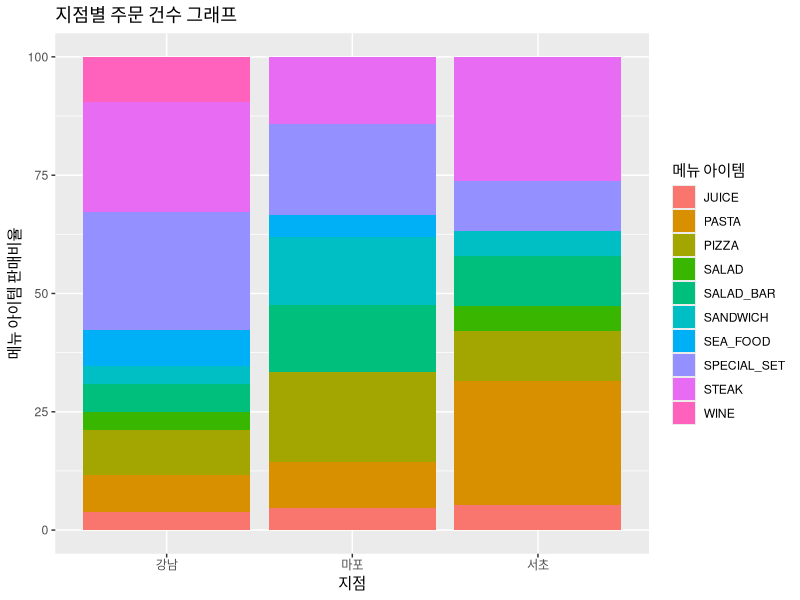

Write the R code that produced this figure.
library(readxl)
library(dplyr)
library(ggplot2)

customer_r <- read_excel("customer_r.xlsx")
reservation_r <- read_excel("reservation_r.xlsx")
order_info_r <- read_excel("order_info_r.xlsx")
item_r <- read_excel("item_r.xlsx")

# 열 이름이 대문자로 인식되는 것을 소문자로 변경 
colnames(customer_r) <- tolower(colnames(customer_r))
colnames(reservation_r) <- tolower(colnames(reservation_r))
colnames(order_info_r) <- tolower(colnames(order_info_r))
colnames(item_r) <- tolower(colnames(item_r))



# 더 맛있는 요리하기: 멤버십 기획 프로젝트
# 빈도 분석(frequency analysis): 데이터 빈도나 분포 등 대략적인 특성을 알아보는 분석 방법

table(reservation_r$branch)
head(reservation_r)

no_cancel_data <- reservation_r %>% filter(cancel == "N")
table(no_cancel_data$branch)

df_f_join_1 <- inner_join(reservation_r, order_info_r, by = "reserv_no")
df_f_join_2 <- inner_join(df_f_join_1, item_r, by = "item_id")
head(df_f_join_2)

df_branch_sales <- df_f_join_2 %>%
                   filter(branch == "강남" | branch == "마포" | branch == "서초") %>%
                   group_by(branch, product_name) %>%           # 부서 이름과 메뉴 이름으로 그룹화
                   summarise(sales_amt = sum(sales) / 1000)     # 매출 합산
df_branch_sales

# reserv_no를 키로 예약, 주문 테이블 연결
df_f_join_1 <- inner_join(reservation_r, order_info_r, by = "reserv_no")

# item_id를 키로 df_f_join_1, 메뉴 정보 테이블 연결
df_f_join_2 <- inner_join(df_f_join_1, item_r, by = "item_id")

# 주요 지점만 선택
df_branch_items <- df_f_join_2 %>% 
filter(branch == "강남" | branch == "마포" | branch == "서초")

# 교차 빈도표 생성
table(df_branch_items$branch, df_branch_items$product_name)

# 데이터 프레임 형태로 구조형 변환
df_branch_items_table <- as.data.frame(table(df_branch_items$branch, df_branch_items$product_name))

# 데이터 분석을 위해 데이터 가공
df_branch_items_percent <- df_branch_items_table %>%
                           group_by(df_branch_items_table$Var1) %>%
                           mutate(percent_items = Freq/sum(Freq) * 100) # 주문 비율을 계산해서 열 생성 

# 누적 막대 그래프를 그려 gg 변수에 담음
gg <- ggplot(df_branch_items_percent, aes(x = Var1, y = percent_items, group = Var1, fill = Var2)) +
      geom_bar(stat = "identity")

# 제목과 범례 이름 지정
gg <- gg +
      labs(title = "지점별 주문 건수 그래프", x = "지점", y = "메뉴 아이템 판매비율", fill = "메뉴 아이템")


